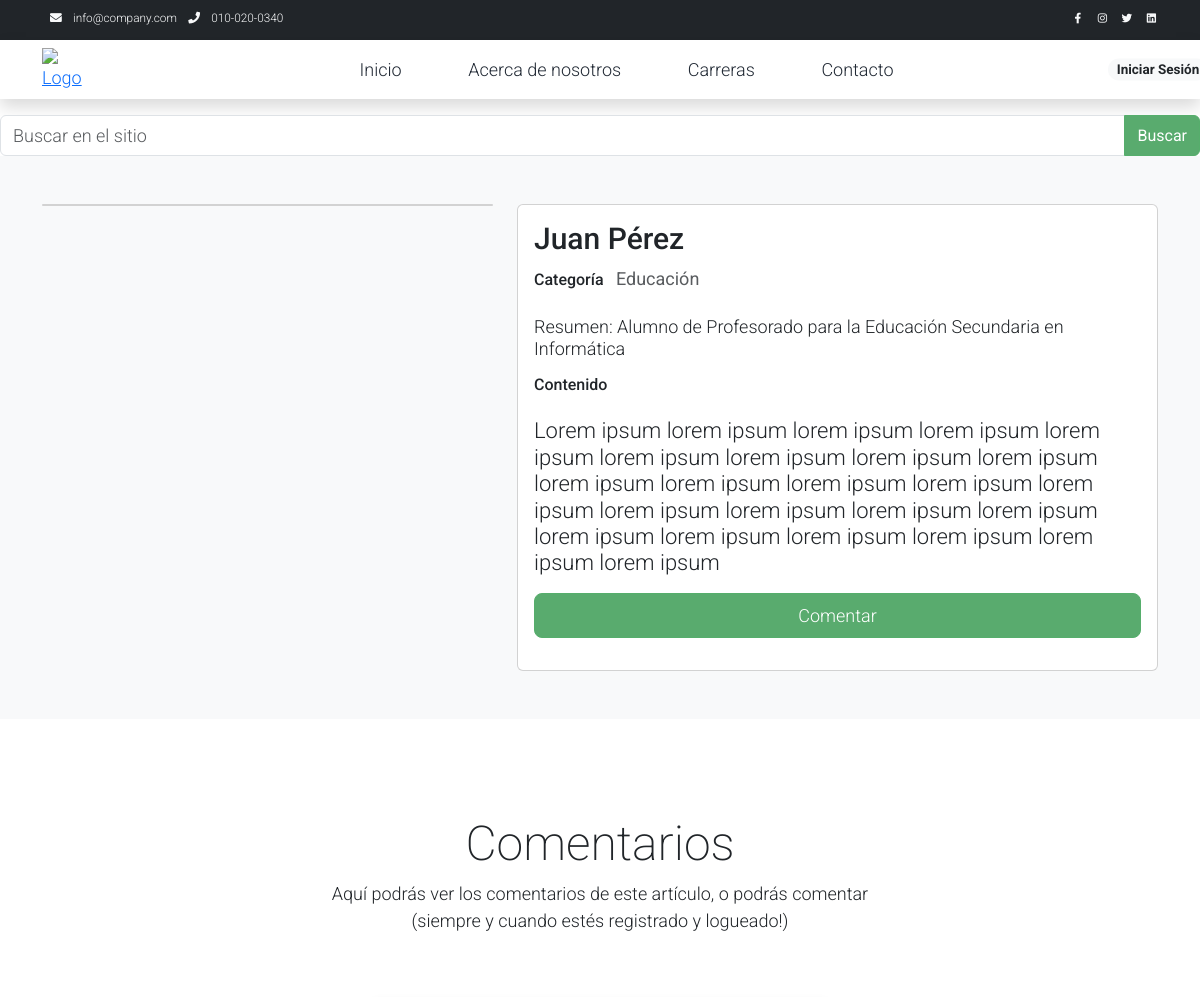
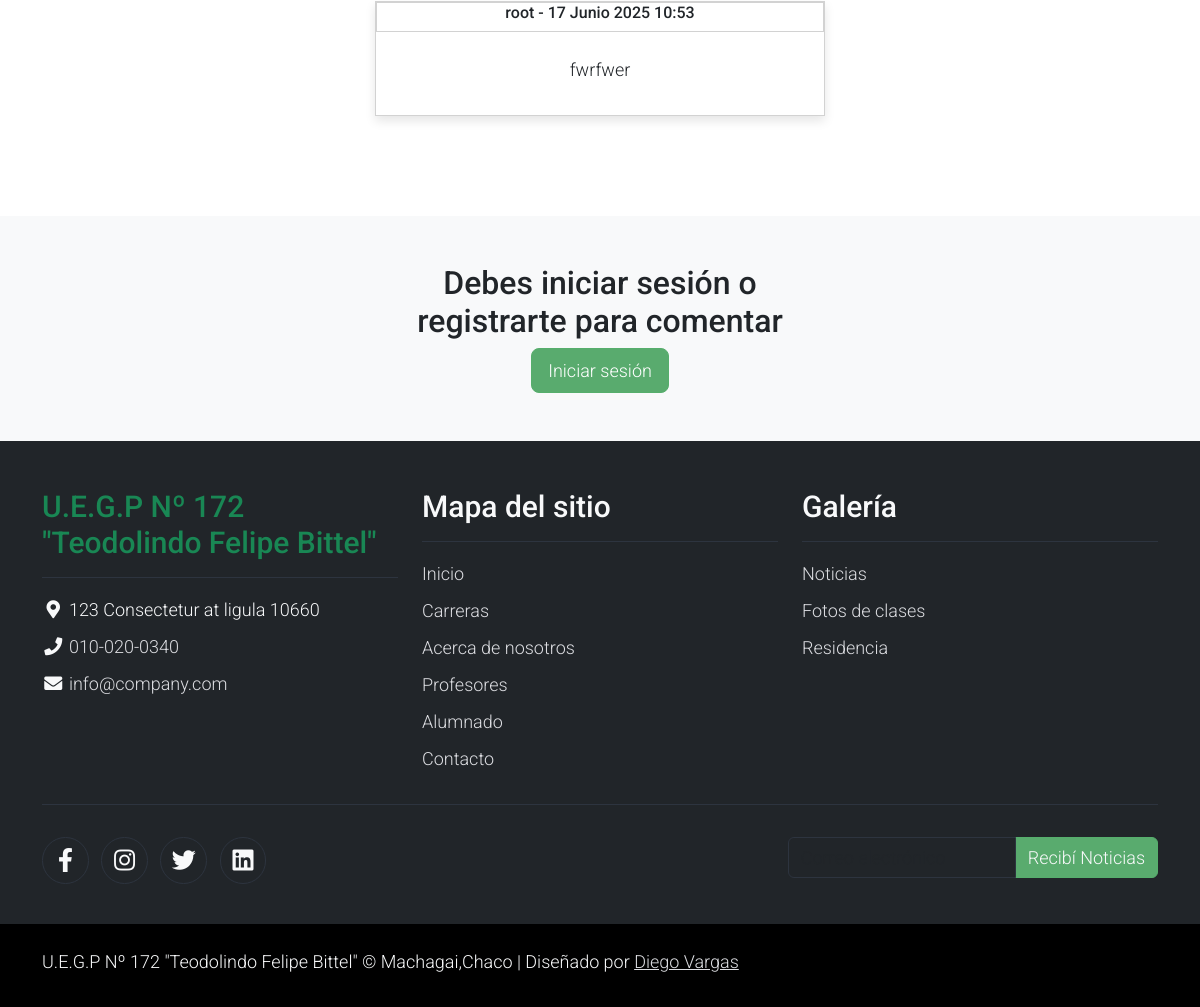
/articulos/3, run on the app's committed database (2 pictures, top to bottom).
### apps/articulo/models.py (models this page shows, shortened)
class Articulo(models.Model):
    titulo = models.CharField(max_length=30, null=False)
    resumen = models.TextField(null=False)
    contenido = models.TextField(null=False)
    fecha_publicacion = models.DateTimeField(auto_now_add=True)
    activo = models.BooleanField(default=True)
    categoria = models.ForeignKey(Categoria, on_delete=models.SET_NULL, null=True)
    imagen = models.ImageField(null=True, blank=True, upload_to='articulo', default='post_default.png')
    publicado = models.DateTimeField(default=timezone.now)
    editor = models.ForeignKey(settings.AUTH_USER_MODEL, on_delete=models.CASCADE, null=True)
    class Meta:
        ordering = ('-publicado',)

class Categoria(models.Model):
    nombre = models.CharField(max_length=30, null=False, default='Sin categoría')
    def __str__(self):
        return self.nombre

### apps/comentario/models.py (models this page shows, shortened)
class Comentario(models.Model):
    articulo = models.ForeignKey('articulo.Articulo', on_delete=models.CASCADE, related_name='comentarios')
    usuario = models.ForeignKey(settings.AUTH_USER_MODEL, on_delete=models.CASCADE, related_name='comentarios')
    texto = models.TextField()
    fecha = models.DateTimeField(auto_now_add=True)

### apps/usuario/models.py (models this page shows, shortened)
class Usuario(AbstractUser):
    imagen = models.ImageField(null=True, blank=True,upload_to='usuario', default='usuario/user-default.png')

### apps/articulo/views.py (the view)
# urls.py: path('articulos/<int:id>', ArticuloDetailView.as_view(), name="articulo_detalle"),#Ver un artículo individual
class ArticuloDetailView(DetailView):
    model = Articulo
    template_name = "articulo/post.html"
    success_url = 'articulos'
    context_object_name = "articulo"
    pk_url_kwarg = "id"
    queryset = Articulo.objects.all()
    def get_context_data(self, **kwargs):
        context = super().get_context_data(**kwargs)
        context['form'] = ComentarioForm()
        context['comentarios'] = Comentario.objects.filter(articulo_id=self.kwargs['id'])
        return context
    def post(self, request, *args, **kwargs):
        form = ComentarioForm(request.POST)
        if form.is_valid():
            messages.success(self.request, 'Comentario creado con éxito.')
            comentario = form.save(commit=False)
            comentario.usuario = request.user
            comentario.articulo_id = self.kwargs['id']
            comentario.save()
            return redirect('apps.articulo:articulo_detalle', id=self.kwargs['id'])
        else:
            context = self.get_context_data(**kwargs, form=form)
            context['form'] = form
            return self.render_to_response(context)

### apps/comentario/forms.py
class ComentarioForm(forms.ModelForm):
    texto = forms.CharField(
        widget=forms.Textarea(attrs={'placeholder': ''}),
        label=''
    )
    class Meta:
        model = Comentario
        fields = ['texto']

### apps/articulo/templatetags/colaborador_tags.py (called while the page is built)
@register.filter(name='has_group')
def has_group(user, group_name):
    return user.groups.filter(name=group_name).exists()

### template/articulo/post.html (shortened to what this page needs)
{% extends 'base.html' %}
{% load static %}
{% load crispy_forms_tags %}
{% load colaborador_tags %}
{% block contenido %}
<section class="bg-light">
    <div class="container pb-5">
        <div class="row">
            <div class="col-lg-5 mt-5">
                <div class="card mb-3">
                </div>
            </div>
            <div class="col-lg-7 mt-5">
                <div class="card">
                    <div class="card-body">
                        <h1 class="h2">{{ articulo.titulo | capfirst }}</h1>
                        <ul class="list-inline">
                            <li class="list-inline-item">
                                <h6>Categoría</h6>
                            </li>
                            <li class="list-inline-item">
                                <p class="text-muted"><strong>{{ articulo.categoria | capfirst }}</strong></p>
                            </li>
                        <p class="h6 py-2">Resumen: {{ articulo.resumen | capfirst }}</p>
                        <h6>Contenido</h6>
                        </ul>
                        <p class="h3 py-2">{{ articulo.contenido | capfirst }}</p>
                        <form action="" method="GET">
                            <div class="row pb-3">
                                <div class="col d-grid">
                                    <a class="btn btn-success btn-lg" href="#comentario"><span>Comentar</span></a>
                                </div>
                            </div>
                        </form>
                    </div>
                </div>
            </div>
        </div>
    </div>
</section>
<div class="container py-5">
    <div class="row py-5">
        <div class="col-md-6 m-auto text-center">
            <h1 class="h1">Comentarios</h1>
            <p>
                Aquí podrás ver los comentarios de este artículo, o podrás comentar (siempre y cuando estés registrado y logueado!)
            </p>
        {% for comentario in comentarios %}
        <div class="p-5 pb-1">
            <div class="product-wap card rounded-0">
                <div class="card rounded-0 text-center mb-2">
                        <h6>{{ comentario.usuario }} - {{ comentario.fecha }}</h6>
                </div>
                <div class="card-body">
                        <p>{{ comentario.texto  }}</p>
                </div>
            </div>
        </div>
        {% empty %}
        <li>No hay comentarios - Puedes ser el primero en comentar!</li>
        {% endfor %}
        </div>
    </div>
</div>
        <div class="container-fluid bg-light py-5">
        <div class="col-md-6 m-auto text-center">
        <div class="comentario">
            <form action="" class="col-md-9 m-auto" method="POST" role="form">
                {% if user.is_authenticated %}
                <br>
                <h2 class="h3">Deja tu comentario</h2>
                {{ form | crispy }}
                    <button class="btn btn-success btn-lg" type="submit">Comentar</button>
                {% else %}
                    <h2>Debes iniciar sesión o registrarte para comentar</h2>
                    <a class="btn btn-success btn-lg" href="{% url 'apps.usuario:login' %}?next={{ request.path }}#comentario">Iniciar sesión</a>
                {% endif %}
            </form>
        </div>
    </div>
        </div>
{%endblock %}

### static/assets/css/templatemo.css (style rules this page uses)
body, ul, li, p, a, label, input, div { font-family: 'Roboto', sans-serif; font-size: 18px !important; font-weight: 300 !important; }
.h1 { font-family: 'Roboto', sans-serif; font-size: 48px !important; font-weight: 200 !important; }
.h2 { font-family: 'Roboto', sans-serif; font-size: 30px !important; font-weight: 300; }
.h3 { font-family: 'Roboto', sans-serif; font-size: 22px !important; }
.text-muted { color: #bcbcbc !important; }
.bg-light { background-color: #e9eef5 !important; }
.btn-success { background-color: #59ab6e !important; border-color: #56ae6c !important; }
.product-wap { box-shadow: 0px 5px 10px 0px rgba(0, 0, 0, 0.10); }
.product-wap .h3, .product-wap li, .product-wap i, .product-wap p { font-size: 12px !important; }
@media (min-width: 992px) { .product-wap .h3, .product-wap li, .product-wap i, .product-wap p { font-size: 18px !important; } }

### data on the page
Articulo: titulo "Juan Pérez", categoria "Educación", resumen "Alumno de Profesorado para la Educación Secundaria en Informática", contenido "Lorem ipsum lorem ipsum lorem ipsum lorem ipsum lorem ipsum lorem ipsum lorem ipsum lorem ipsum lorem ipsum lorem ipsum lorem ipsum lorem ipsum lorem ipsum lorem ipsum lorem ipsum lorem ipsum lorem ipsum lorem ipsum lorem ipsum lorem ipsum lorem ipsum lorem ipsum lorem ipsum lorem ipsum"
Comentario: usuario "root", fecha "17 Junio 2025 10:53", texto "fwrfwer"
